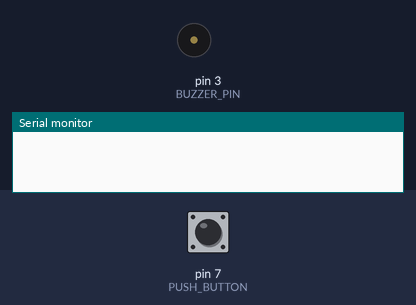
Bench run of a sketch on a simulated Arduino Uno, built with avr-gcc and run on an emulated ATmega328P. Parts: buzzer (waves = sounding), the last lines printed to the serial monitor. Inputs (shaded band) come from the test bench; at power-on: pin 7 (PUSH_BUTTON) HIGH.

Above: at 1.2 s.
1.3 s: pin 7 (PUSH_BUTTON) pulled LOW for 0.15 s
At 1.37 s:
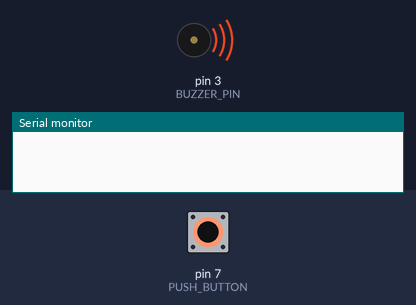
2.9 s: pin 7 (PUSH_BUTTON) pulled LOW for 3.2 s
At 7.4 s:
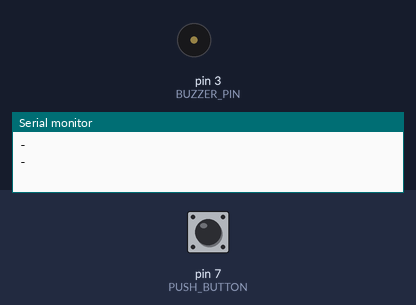
Timing chart, 0 to 8.9 s (numbered marks = the images above; inputs shaded):
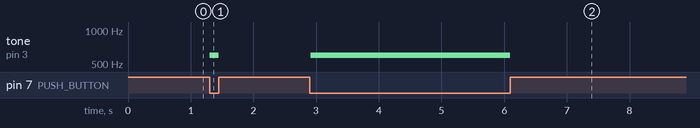

The sketch:

ArduinoUNO_Sketch.ino
```cpp
/*
 **********************************************************************
 * Name:    Telegraph.ino                                             *
 * - - - - - - - - - - - - - - - - - - - - - - - - - - - - - - - - -  *
 * Created: 05.04.2024 10:01:49                                       *
 * Author:  Isaac Garcia Peveri                                       *
 *          isacco1975gp@gmail.com                                    *
 *          compatible with BASIC V2 (c64) and AmigaBasic             *
 * - - - - - - - - - - - - - - - - - - - - - - - - - - - - - - - - -  *
 **********************************************************************
*/

#pragma region "Working-Storage"
const int PUSH_BUTTON = 7;
const int BUZZER_PIN = 3;
byte buttonValue;
#pragma endregion

void setup()
{
   Serial.begin(1200);
   pinMode(BUZZER_PIN, OUTPUT);
   pinMode(PUSH_BUTTON, INPUT);
}

///
/// Reading Loop
///
void loop()
{
   int startTime = 0;
   int startTime2 = 0;
   int endTime = 0;
   int endTime2 = 0;
   int diffTime = 0;
   int diffTime2 = 0;
   bool isStartSignal = false;

   buttonValue = digitalRead(PUSH_BUTTON);
   startTime2 = millis();

   if (buttonValue == 0)
   {
       startTime = millis();
   }

   while (buttonValue == 0)
   {
      tone(BUZZER_PIN, 600);
      //digitalWrite(LED_PIN, HIGH);
      endTime = 0;
      buttonValue = digitalRead(PUSH_BUTTON);

      if (buttonValue != 0)
      {
         endTime = millis();
         diffTime = endTime - startTime;
         exit;
      }
   }

   if (diffTime > 0 && diffTime >= 110)
   {
      isStartSignal = true;
      Serial.println("-");
   }
   else
   {
     if (diffTime > 0 && diffTime < 110)
     {
        isStartSignal = true;
        Serial.println(".");
     }
   }

   endTime2 = millis();
   diffTime2 = endTime2 - startTime;

/*
   if (isStartSignal && diffTime2 > 250)
   {
      Serial.println("#");
      isStartSignal = false;
   }
*/
   noTone(BUZZER_PIN);

   delay(20);
}
```

Measured:
- after the input at 1.3 s, tone on pin 3 (BUZZER_PIN): silent → 600 Hz at once, → silent 0.15 s later
- after the input at 2.9 s, tone on pin 3 (BUZZER_PIN): silent → 600 Hz at once, → silent 3.2 s later
